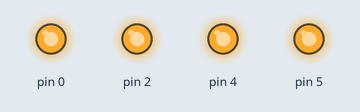
A sketch run on a simulated Arduino Uno, built with avr-gcc and run on an emulated ATmega328P. On the bench: output pins drawn as LEDs (lit = HIGH).

Above: at 0.5 s.
At 1.5 s:
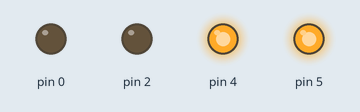
At 2.5 s:
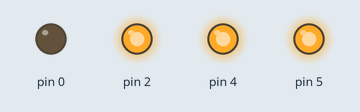
At 3.5 s:
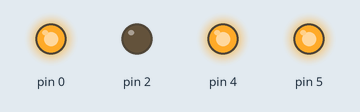
At 4.5 s:
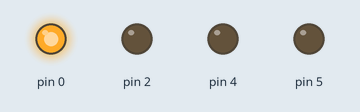
Timing chart, 0 to 6.5 s (numbered marks = the images above):
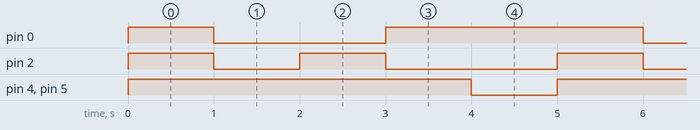

Measured:
- by itself, pin 0: repeats every 5.0 s: LOW 2.0 s, HIGH 3.0 s
- by itself, pin 2: repeats every 5.0 s: LOW 1.0 s, HIGH 1.0 s, LOW 2.0 s, HIGH 1.0 s
- by itself, pin 4, pin 5: alternates HIGH for 4.0 s and LOW for 1.0 s

The sketch:

esp12E_motorShieldDemo.ino
```cpp
void setup() {
  // put your setup code here, to run once:
   pinMode(5, OUTPUT);
    pinMode(4, OUTPUT);
     pinMode(0, OUTPUT);
      pinMode(2, OUTPUT);
}

void loop() {
  // put your main code here, to run repeatedly:
  forward();
  delay(1000);
  backward();
  delay(1000);
  left();
  delay(1000);
  right();
  delay(1000);
  stop();
  delay(1000);
}

void stop(void)
{
    analogWrite(5, 0);
    analogWrite(4, 0);
}

void forward(void)
{
    analogWrite(5, 1023);
    analogWrite(4, 1023);
    digitalWrite(0, HIGH);
    digitalWrite(2, HIGH);
}

void backward(void)
{
    analogWrite(5, 1023);
    analogWrite(4, 1023);
    digitalWrite(0, LOW);
    digitalWrite(2, LOW);
}

void left(void)
{
    analogWrite(5, 1023);
    analogWrite(4, 1023);
    digitalWrite(0, LOW);
    digitalWrite(2, HIGH);
}

void right(void)
{
    analogWrite(5, 1023);
    analogWrite(4, 1023);
    digitalWrite(0, HIGH);
    digitalWrite(2, LOW);
}
```
